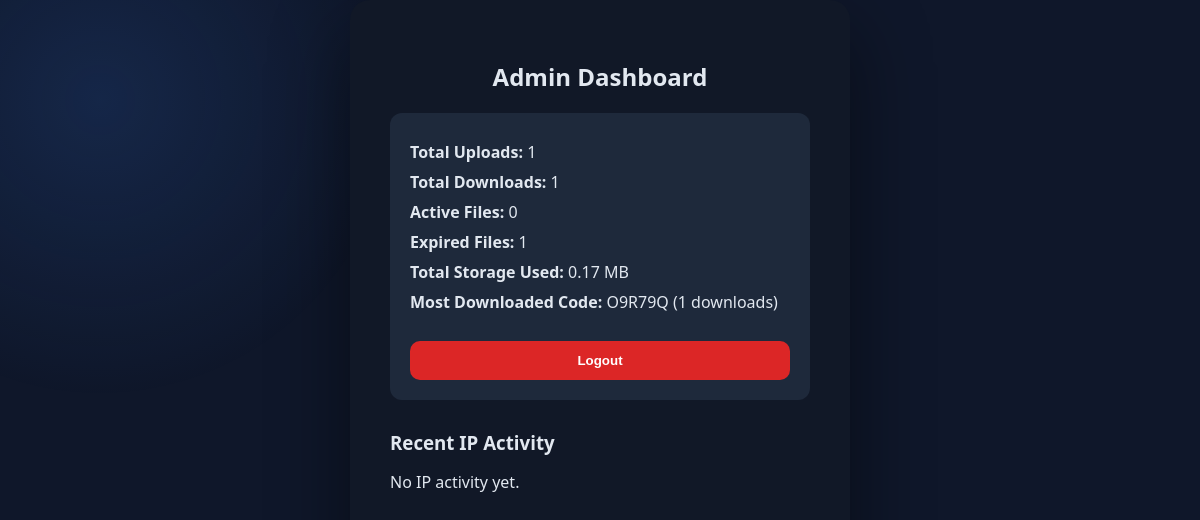
The app's page /admin (signed in), older data.
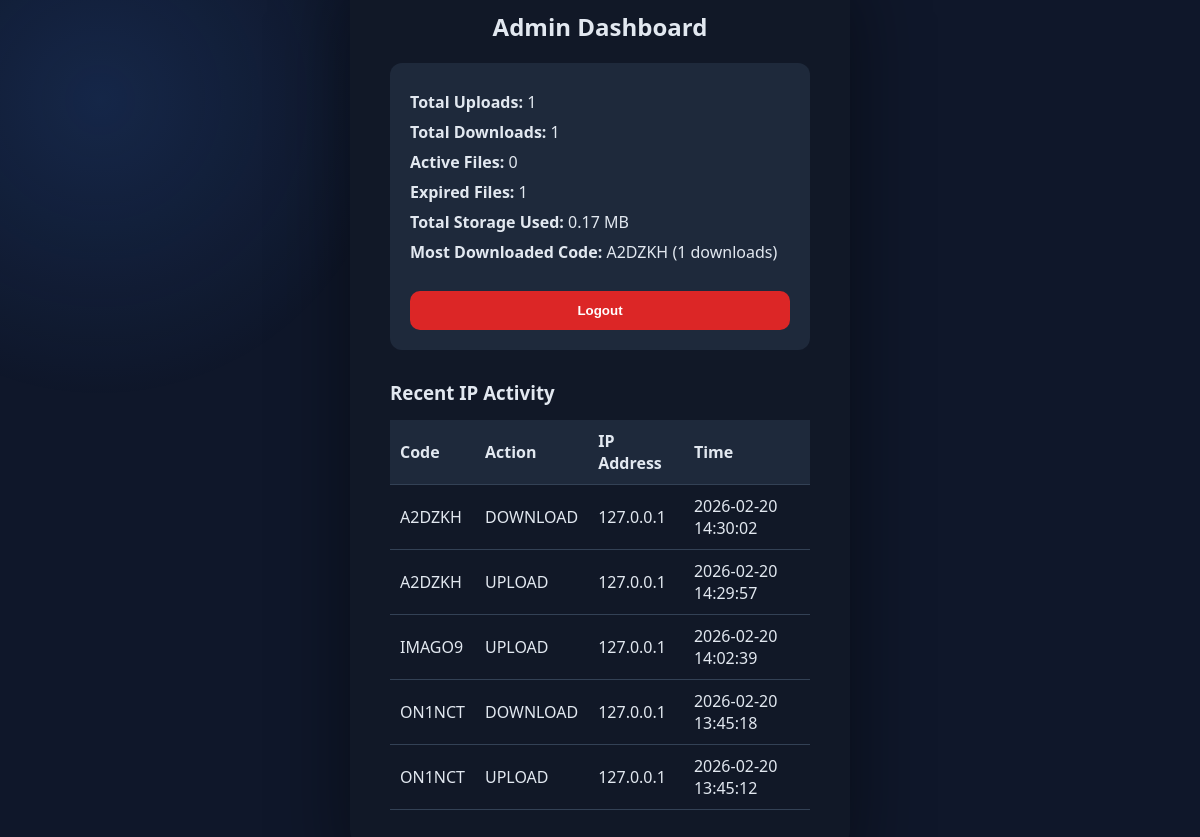
The same page, newer data.
### tables this page shows
CREATE TABLE files (
                id INTEGER PRIMARY KEY AUTOINCREMENT,
                code TEXT UNIQUE NOT NULL,
                filename TEXT NOT NULL,
                original_name TEXT NOT NULL,
                upload_time INTEGER NOT NULL,
                expires_at INTEGER NOT NULL,
                downloads INTEGER DEFAULT 0,
                created_date TEXT,
                uploader_ip TEXT,
                downloader_ip TEXT,
                file_size INTEGER DEFAULT 0
            );

CREATE TABLE ip_logs (
                id INTEGER PRIMARY KEY AUTOINCREMENT,
                code TEXT,
                action TEXT,
                ip_address TEXT,
                action_time INTEGER
            );

### app.py (the view)
@app.route("/admin")
def admin_dashboard():
    if not session.get("admin_logged_in"):
        return redirect(url_for("admin_login"))
    conn = get_connection()
    cursor = conn.cursor()
    current_time = int(time.time())
    ph = placeholder()
    cursor.execute("SELECT COUNT(*) FROM files")
    total_files = cursor.fetchone()[0]
    cursor.execute("SELECT COALESCE(SUM(downloads), 0) FROM files")
    total_downloads = cursor.fetchone()[0]
    cursor.execute(
        f"SELECT COUNT(*) FROM files WHERE expires_at > {ph}",
        (current_time,)
    )
    active_files = cursor.fetchone()[0]
    cursor.execute(
        f"SELECT COUNT(*) FROM files WHERE expires_at < {ph}",
        (current_time,)
    )
    expired_files = cursor.fetchone()[0]
    cursor.execute("""
        SELECT code, downloads
        FROM files
        ORDER BY downloads DESC
        LIMIT 1
    """)
    most_downloaded = cursor.fetchone()
    cursor.execute("SELECT COALESCE(SUM(file_size), 0) FROM files")
    total_storage = cursor.fetchone()[0]
    total_storage_mb = round(total_storage / (1024 * 1024), 2)
    cursor.execute("""
        SELECT code, action, ip_address, action_time
        FROM ip_logs
        ORDER BY action_time DESC
        LIMIT 10
    """)
    ip_logs = cursor.fetchall()
    conn.close()
    return render_template(
        "admin_dashboard.html",
        total_files=total_files,
        total_downloads=total_downloads,
        active_files=active_files,
        expired_files=expired_files,
        most_downloaded=most_downloaded,
        total_storage=total_storage_mb,
        ip_logs=ip_logs
    )

### app.py (called while the page is built)
@app.template_filter("datetime")
def format_datetime(value):
    utc_time = datetime.utcfromtimestamp(value)
    ist = pytz.timezone("Asia/Kolkata")
    local_time = utc_time.replace(tzinfo=pytz.utc).astimezone(ist)
    return local_time.strftime("%Y-%m-%d %H:%M:%S")

def is_postgres():
    return bool(DATABASE_URL)

def placeholder():
    return "%s" if is_postgres() else "?"

### database.py (called while the page is built)
def get_connection():
    if DATABASE_URL:
        return psycopg2.connect(DATABASE_URL)
    conn = sqlite3.connect(DATABASE_PATH)
    conn.row_factory = sqlite3.Row
    return conn

### templates/admin_dashboard.html (shortened to what this page needs)
<!DOCTYPE html>
<html>
<head>
    <link rel="stylesheet" href="{{ url_for('static', filename='css/style.css') }}">
</head>
<body>
<div class="container">
    <h2 style="text-align:center;">Admin Dashboard</h2>
    <div class="stats-box">
        <p><strong>Total Uploads:</strong> {{ total_files }}</p>
        <p><strong>Total Downloads:</strong> {{ total_downloads }}</p>
        <p><strong>Active Files:</strong> {{ active_files }}</p>
        <p><strong>Expired Files:</strong> {{ expired_files }}</p>
        <p><strong>Total Storage Used:</strong> {{ total_storage }} MB</p>
        {% if most_downloaded %}
            <p>
                <strong>Most Downloaded Code:</strong>
                {{ most_downloaded[0] }}
                ({{ most_downloaded[1] }} downloads)
            </p>
        {% else %}
            <p><strong>Most Downloaded Code:</strong> None</p>
        {% endif %}
        <a href="{{ url_for('admin_logout') }}">
            <button class="logout-btn">Logout</button>
        </a>
    </div>
    <h3 class="section-title">Recent IP Activity</h3>
    {% if ip_logs and ip_logs|length > 0 %}
        <table class="admin-table">
            <tr>
                <th>Code</th>
                <th>Action</th>
                <th>IP Address</th>
                <th>Time</th>
            </tr>
            {% for log in ip_logs %}
            <tr>
                <td>{{ log[0] }}</td>
                <td>{{ log[1] }}</td>
                <td>{{ log[2] }}</td>
                <td>
                    {{ log[3] | int | datetime }}
                </td>
            </tr>
            {% endfor %}
        </table>
    {% else %}
        <p>No IP activity yet.</p>
    {% endif %}
</div>
</body>
</html>

### static/css/style.css (style rules this page uses)
html, body { height: 100%; }
body { display: flex; flex-direction: column; }
.container { flex: 1; }
:root { --bg-main: #0f172a; --bg-card: #111827; --bg-surface: #1e293b; --bg-input: #0f172a; --text-main: #e2e8f0; --text-muted: #94a3b8; --primary: #3b82f6; --primary-hover: #2563eb; --danger: #dc2626; --success: #16a34a; --border: #334155; }
* { box-sizing: border-box; }
body { margin: 0; font-family: 'Segoe UI', system-ui, -apple-system, sans-serif; background: var(--bg-main); color: var(--text-main); display: flex; justify-content: center; align-items: center; min-height: 100vh; transition: 0.3s ease; }
body::before { content: ""; position: fixed; top: -200px; left: -200px; width: 600px; height: 600px; background: radial-gradient(circle, rgba(59, 130, 246, 0.15), transparent 70%); z-index: -1; }
.container { width: 100%; max-width: 500px; background: var(--bg-card); padding: 40px; border-radius: 20px; box-shadow: 0 30px 80px rgba(0, 0, 0, 0.45); position: relative; }
button { width: 100%; padding: 12px; border-radius: 10px; border: none; background: var(--primary); color: white; font-weight: 600; cursor: pointer; transition: 0.2s ease; }

### templates/admin_dashboard.html (style rules this page uses)
.stats-box { background: var(--bg-surface); padding: 20px; border-radius: 12px; margin-bottom: 20px; }
.stats-box p { margin: 8px 0; }
.admin-table { width: 100%; border-collapse: collapse; margin-top: 15px; }
.admin-table th, .admin-table td { padding: 10px; text-align: left; border-bottom: 1px solid var(--border); }
.admin-table th { background: var(--bg-surface); }
.logout-btn { background: var(--danger); margin-top: 20px; }
.section-title { margin-top: 30px; margin-bottom: 10px; }

Row changes from the older to the newer data that the page shows:
removed files: code "O9R79Q", downloads "1"
added files: code "A2DZKH", downloads "1"
added ip_logs: code "A2DZKH", action "DOWNLOAD", ip_address "127.0.0.1", action_time "2026-02-20 14:30:02"
added ip_logs: code "A2DZKH", action "UPLOAD", ip_address "127.0.0.1", action_time "2026-02-20 14:29:57"
added ip_logs: code "IMAGO9", action "UPLOAD", ip_address "127.0.0.1", action_time "2026-02-20 14:02:39"
added ip_logs: code "ON1NCT", action "DOWNLOAD", ip_address "127.0.0.1", action_time "2026-02-20 13:45:18"
added ip_logs: code "ON1NCT", action "UPLOAD", ip_address "127.0.0.1", action_time "2026-02-20 13:45:12"
Text that changed along with them:
text no longer shown: "No IP activity yet."
text now shown: "Code Action IP Address Time"
